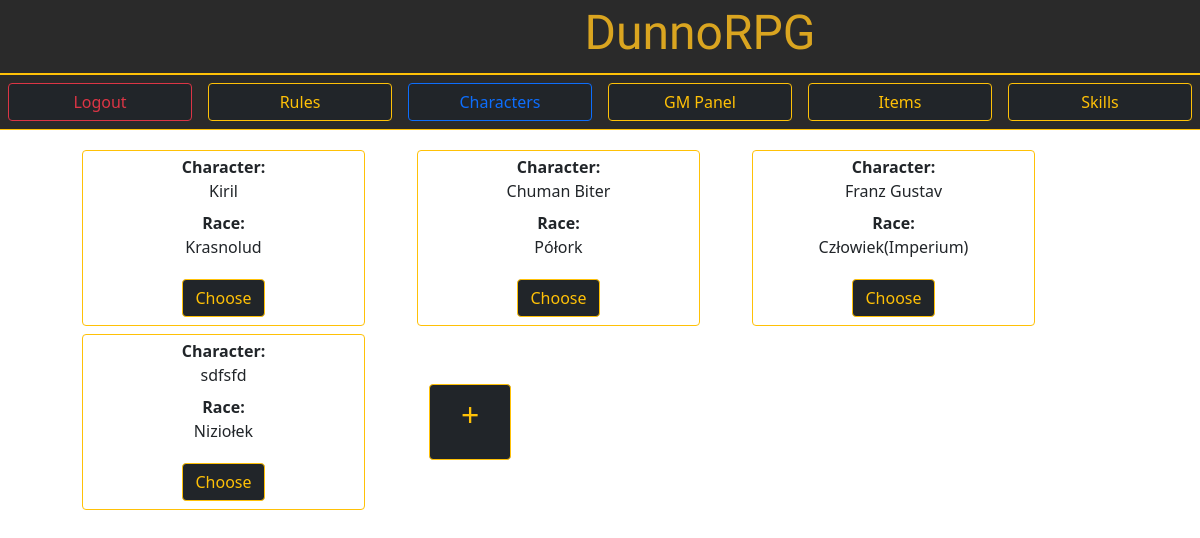
Before: /dunnorpg/ (signed in) with the older database file.
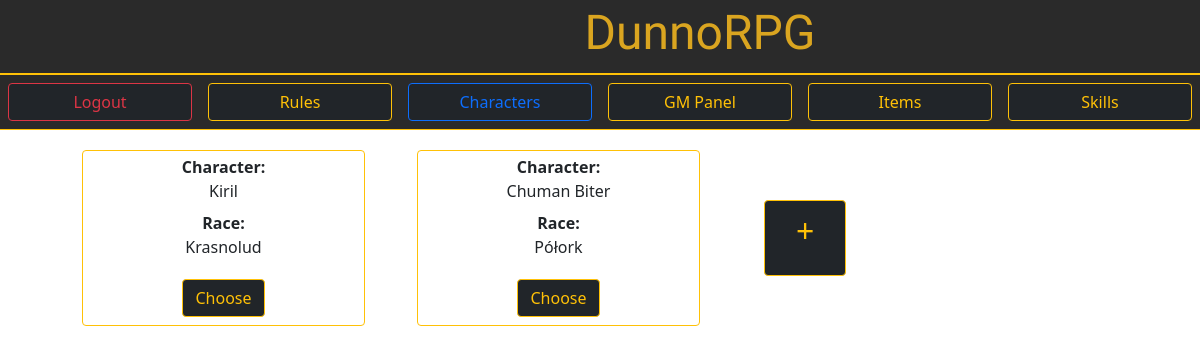
After: the same page with the newer database file.
### DunnoRPG/models.py (models this page shows, shortened)
class Character(models.Model):
    owner = models.CharField(max_length=100)
    name = models.CharField(max_length=50)
    race = models.CharField(max_length=30)
    size = models.CharField(max_length=2)
    HP = models.IntegerField()
    fullHP = models.IntegerField(null=True)
    Helmet = models.CharField(max_length=50, blank=True)
    Torso = models.CharField(max_length=50, blank=True)
    Gloves = models.CharField(max_length=50, blank=True)
    Boots = models.CharField(max_length=50, blank=True)
    LeftHand = models.CharField(max_length=50, blank=True)
    RightHand = models.CharField(max_length=50, blank=True)
    Side = models.CharField(max_length=50, blank=True)
    INT = models.IntegerField()
    SIŁ = models.IntegerField()
    ZRE = models.IntegerField()
    CHAR = models.IntegerField()
    CEL = models.IntegerField()
    points_left = models.IntegerField(null=True)
    weaponBonus = models.IntegerField(null=True)
    preferredWeapons = models.TextField(blank=True)
    unlikedWeapons = models.TextField(blank=True)

### DunnoRPG/views.py (the view)
# urls.py: path('', views.charGET.as_view(), name = "home"),
class charGET(APIView):
    serializer_class = CharacterSerializer
    template_name = 'home.html'
    renderer_classes = [TemplateHTMLRenderer]
    def get(self, request):
        avaible_characters = models.Character.objects.all().filter(owner=self.request.user)
        serializer = self.serializer_class(avaible_characters, many=True)
        serialized_data = serializer.data
        context = {
            'characters': serialized_data,
            'characters_count': len(serialized_data)
        }
        return Response(context)

### DunnoRPG/templates/home.html (shortened to what this page needs)
{% extends 'master.html' %}
{% block content %}
{% if user.is_authenticated %}
  {% include 'top_bar.html' %}
  <div class="container card-body">
    <div class="row">
        {% for character in characters %}
        <div class="col-3 ms-5 m-1 p-1 border border-warning bg-gray c-gold rounded text-center">
          <dl>
            <dt>Character:</dt>
              <dd>{{ character.name }}</dd>
            <dt>Race:</dt>
            <dd>{{ character.race }}</dd>
          </dl>
          <a class="btn btn-dark btn-outline-warning m-1" href="{% url 'character_detail' character.id %}">Choose</a>
      </div>
        {% endfor %}
        {% if characters_count > 0 %}
        <div class="col-2 d-flex align-items-center m-3 ms-5">
          {% if characters_count|divisibleby:"3" %}
            <a class="ms-6 mt-2 btn btn-dark btn-outline-warning w-100 h-100 fs-2" href="{% url 'character_add' %}">+</a>
          {% else %}
            <a class="ms-6 btn btn-dark btn-outline-warning w-50 h-50 fs-2" href="{% url 'character_add' %}">+</a>
          {% endif %}
        </div>
        {% endif %}
      <div class="col-4"></div>
    </div>
  </div>
{% endif %}
{% endblock  %}

### DunnoRPG/templates/master.html (shortened to what this page needs)
{% load static %}
{% load compress %}
<!DOCTYPE html>
<html lang="pl">
    <head>
        {% compress css %}
        <link type="text/x-scss" href="{% static 'DunnoRPG/style.scss' %}"     rel="stylesheet" media="screen">
        {% endcompress %}
        <link rel="stylesheet" href="{% static 'DunnoRPG/style.css' %}">
        <link rel="stylesheet" href="https://cdn.jsdelivr.net/npm/bootstrap@5.1.3/dist/css/bootstrap.min.css">
    </head>
    <body>
        <div class="container-fluid">
            <div class="row header-bg border-bottom border-warning">
                <div class="col-5"></div>
                <div class="col-4">
                    <h1 class="header-context">DunnoRPG</h1>
                </div>
            </div>
        </div>
        {% block content %} {% endblock  %}
    </body>
</html>

### DunnoRPG/templates/top_bar.html
<div class="container-fluid">
        <div class="header-bg bg-gray border-top border-bottom border-warning row">
                <a class="col m-2 btn btn-dark btn-outline-danger" href="{% url 'logout' %}">Logout</a>
                <a id='tb-rules' class="col m-2 btn btn-dark btn-outline-warning" href="">Rules</a>
                <a id='tb-characters' class="col m-2 btn btn-dark btn-outline-warning" href="{% url 'home' %}">Characters</a>
                <a id='tb-gm' class="col m-2 btn btn-dark btn-outline-warning" href="">GM Panel</a>
                <a id='tb-items' class="col m-2 btn btn-dark btn-outline-warning" href="">Items</a>
                <a id='tb-skills' class="col m-2 btn btn-dark btn-outline-warning" href="{% url 'skills' %}">Skills</a>
        </div>
</div>

### DunnoRPG/static/DunnoRPG/style.css (style rules this page uses)
body { background: url('https://media.istockphoto.com/id/1308121289/photo/scary-endless-medieval-catacombs-with-torches-mystical-nightmare-concept-3d-rendering.jpg?b=1&s=170667a&w=0&k=20&c=QTa-mYEWyLVC69MZshXLOZa2Y5p6Tu0yDF7VH5KzC78='); background-size: cover; }
.header-context { font-family: 'Kalam'; color: goldenrod; text-align: center; padding: 1%; font-size: 300%; }
.header-bg { background-color: #2a2a2a; }

Changed rows visible on the page:
removed Character: name "Franz Gustav", race "Człowiek(Imperium)"
removed Character: name "sdfsfd", race "Niziołek"
Other visible differences:
list line gone: "Character: Race: Choose"
